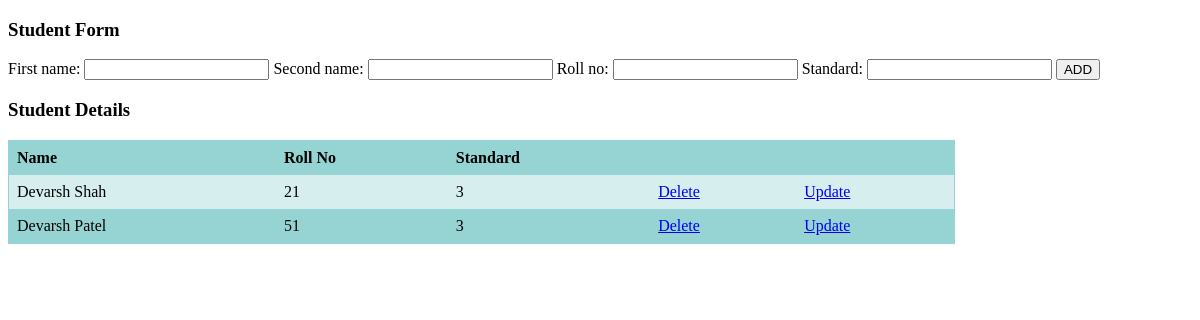
Before: / with the older database file.
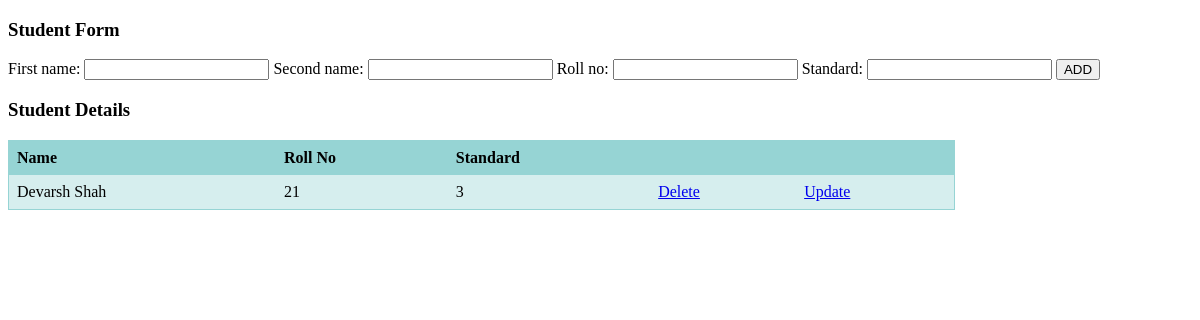
After: the same page with the newer database file.
### registry/models.py (models this page shows, shortened)
class Student(models.Model):
    first_name = models.CharField(max_length=50)
    second_name=models.CharField(max_length=50)
    roll_no=models.IntegerField()
    standard = models.IntegerField()

### registry/views.py (the view)
# urls.py: 2. Add a URL to urlpatterns:  path('', views.home, name='home')
def home(request):
    form=StudentForm()
    if request.method=='POST':
        form=StudentForm(request.POST)
        if form.is_valid():
            form.save()
            return redirect('home')
    students=Student.objects.all()
    return render(request,'home.html',{'student_form':form,'students':students})

### registry/forms.py
class StudentForm(forms.ModelForm):
    class Meta:
        model=Student
        fields='__all__'

### templates/home.html (shortened to what this page needs)
<!DOCTYPE html>
<html>
    <head>
        <link rel="stylesheet" href="">
    </head>
    <body>
        <h3>Student Form</h3>
    <form method="post" novalidation>
        {{student_form}}
        <button type="submit" >ADD</button>
    </form>
    <h3>Student Details</h3>
    <table style="border: 1px solid;border-color: #96D4D4;;background-color: #96D4D4;">
        <tr>
            <th>Name</th>
            <th>Roll No</th>
            <th>Standard</th>
        </tr>
        {% for student in students%}
        <tr>
            <td>{{student.first_name}} {{ student.second_name}}</td>
            <td>{{student.roll_no}}</td>
            <td>{{student.standard}}</td>
            <td><a href="{% url "delete_data" student.id %}">Delete</a></td>
            <td><a href="{% url "update_data" student.id %}">Update</a></td>
        </tr>
        {% endfor %}
    </table>
    </body>
</html>

### templates/home.html (style rules this page uses)
table { border-collapse: collapse; width: 80%; }
th, td { text-align: left; padding: 8px; }
tr:nth-child(even) { background-color: #D6EEEE; }

Changed rows visible on the page:
removed Student: first_name "Devarsh", second_name "Patel", roll_no "51", standard "3"
